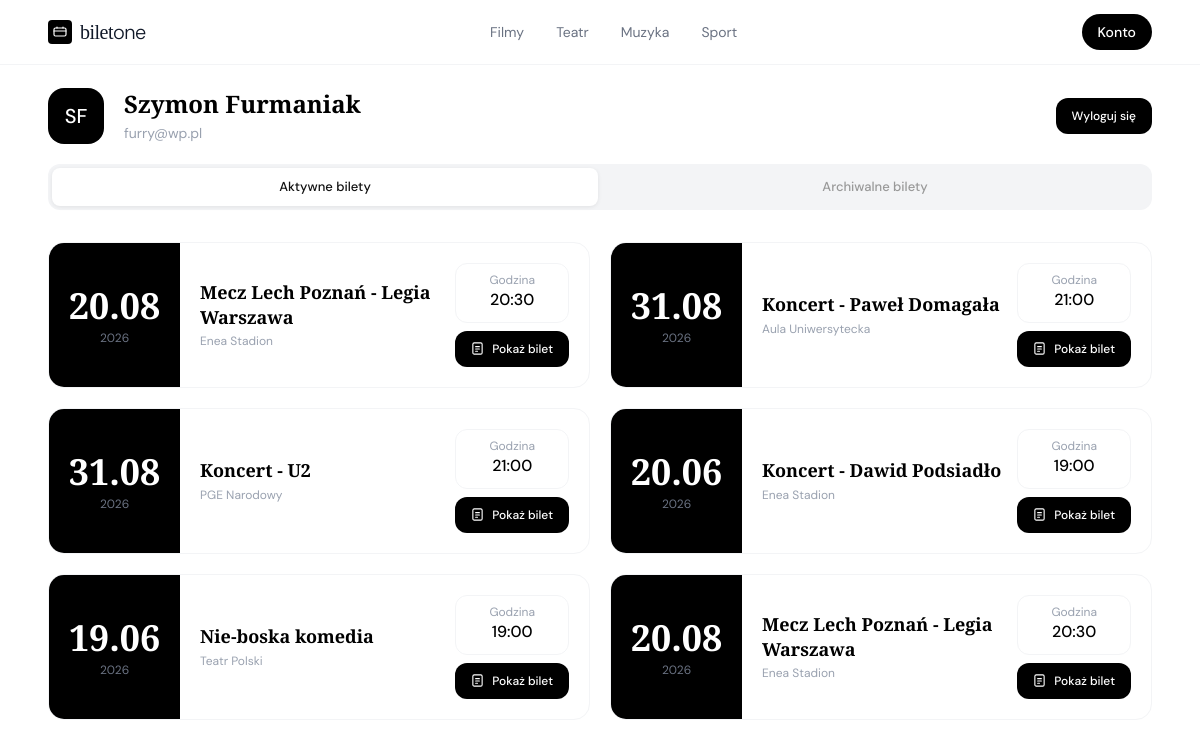
/account (signed in), run on the app's committed database.
### tables this page shows
CREATE TABLE "users" (
	"user_ID"	INTEGER NOT NULL,
	"user_name"	varchar(50) NOT NULL,
	"user_lastname"	varchar(50) NOT NULL,
	"user_email"	varchar(100) NOT NULL,
	"user_hash"	TEXT,
	"user_role"	varchar(10),
	PRIMARY KEY("user_ID" AUTOINCREMENT)
);

CREATE TABLE "tickets" (
	"ticket_ID"	INTEGER NOT NULL,
	"token"	TEXT UNIQUE,
	"user_ID"	INTEGER,
	"event_ID"	INTEGER,
	"status"	TEXT,
	PRIMARY KEY("ticket_ID" AUTOINCREMENT)
);

CREATE TABLE "events" (
	"event_ID"	INTEGER NOT NULL,
	"event_name"	TEXT,
	"event_date"	TEXT,
	"event_year"	INTEGER,
	"event_hour"	TEXT,
	"place_ID"	INTEGER,
	"category_ID"	INTEGER,
	"tickets_price"	NUMERIC,
	"tickets_amount"	INTEGER,
	"tag"	TEXT,
	"img"	TEXT,
	PRIMARY KEY("event_ID" AUTOINCREMENT)
);

CREATE TABLE "places" (
	"place_ID"	INTEGER NOT NULL,
	"place_name"	TEXT NOT NULL,
	"place_city"	TEXT NOT NULL,
	"place_address"	TEXT NOT NULL,
	PRIMARY KEY("place_ID" AUTOINCREMENT)
);

### core/helpers.php (called while the page is built, shortened)
<?php
function e(?string $value): string
{
    return htmlspecialchars((string) $value, ENT_QUOTES, 'UTF-8');
}
function render(string $view, array $data = []): void
{
    extract($data);
    require ROOT . '/app/views/layout/header.php';
    require ROOT . '/app/views/' . $view . '.php';
    require ROOT . '/app/views/layout/footer.php';
}

### app/controllers/AccountController.php (called while the page is built, shortened)
<?php
class AccountController {
    public function index() {
        $db = get_db();
        $user_ID = $_SESSION['user_ID'];
        $user = get_user_info($db, $user_ID);
        $tickets = get_active_tickets($db, $user_ID);
        render('account', [
            'title'  => 'biletone | Konto',
            'user' => $user,
            'tickets' => $tickets
        ]);
    }
}

### public/index.php (called while the page is built, shortened)
<?php
require ROOT . '/core/Router.php';
require ROOT . '/core/helpers.php';
require ROOT . '/core/db.php';
require ROOT . '/app/models/Account.php';
$router = new Router();
$router->get('/', 'HomeController@index');
$router->get('/events', 'EventsController@index');
$router->get('/events/{id}', 'EventsController@category');
$router->get('/events/buy/{id}', 'EventsController@buy');
$router->post('/events/buy', 'EventsController@buyticket');
$router->get('/register', 'RegisterController@index');
$router->post('/register', 'RegisterController@register');
$router->get('/login', 'LoginController@index');
$router->post('/login', 'LoginController@login');
$router->get('/account', 'AccountController@index');
$router->get('/account/inactivetickets', 'AccountController@inactivetickets');
$router->get('/account/ticket/{id}', 'AccountController@ticket');
$router->get('/logout', 'LogoutController@index');
$router->get('/admin', 'AdminController@index');
$router->get('/admin/addevent', 'AdminController@addevent');
$router->post('/admin/addevent', 'AdminController@form');
$router->get('/admin/scanner', 'ScannerController@index');
$router->post('/admin/scanner/check', 'ScannerController@check');
$router->dispatch($_SERVER['REQUEST_URI']);

### app/models/Account.php (called while the page is built, shortened)
<?php
function get_user_info(PDO $db, $user_ID) {
    $stmt = $db->prepare('SELECT * FROM users WHERE user_ID = :id');
    $stmt->execute(['id' => $user_ID]);
    return $stmt->fetch(PDO::FETCH_ASSOC);
}
function get_active_tickets(PDO $db, $user_ID) {
    $stmt = $db -> prepare("SELECT * FROM tickets t JOIN events e ON t.event_ID = e.event_ID JOIN categories c ON e.category_ID = c.category_ID JOIN places p ON e.place_ID = p.place_ID WHERE t.user_ID = :id AND t.status = 'active'");
    $stmt -> execute(['id' => $user_ID]);
    return $stmt->fetchAll(PDO::FETCH_ASSOC);
}

### app/views/account.php (the view, shortened to what this page needs)
<main class='min-h-screen pt-16'>
  <div class='max-w-6xl mx-auto p-6'>
  <div class="mb-5 flex items-center gap-5 flex-wrap">
    <div class="w-14 h-14 rounded-2xl bg-black flex items-center justify-center text-white text-xl font-medium shrink-0"><?= e($user['user_name'][0] . $user['user_lastname'][0]) ?></div>
    <div class="flex-1 min-w-0">
      <h1 class="font-display text-2xl font-semibold text-black leading-tight"><?= e($user['user_name'] .' '. $user['user_lastname']) ?></h1>
      <div class="flex items-center gap-3 mt-1 flex-wrap">
        <span class="text-sm text-gray-400"><?= e($user['user_email']) ?></span>
      </div>
    </div>
    <div class="flex items-center gap-6 shrink-0">
      <div>
        <a href="/logout"><button class="bg-black text-white text-xs px-4 py-2.5 rounded-xl font-medium hover:bg-gray-800 transition-colors flex items-center justify-center gap-2 w-full cursor-pointer">
            Wyloguj się
        </button></a>
      </div>
    </div>
  </div>
      <div class='grid grid-cols-2 gap-1 bg-gray-100 rounded-xl p-1 mb-8'>
        <button class='toggle-tab active' id='tab-login'>Aktywne bilety</button>
        <a href="/account/inactivetickets"><button class='toggle-tab flex items-center justify-center' id='tab-register'>Archiwalne bilety</button></a>
      </div>
  <div class='grid grid-cols-1 lg:grid-cols-2 gap-5'>
    <?php foreach ($tickets as $ticket): ?>
      <div class="bg-white border border-gray-100 rounded-2xl overflow-hidden hover:shadow-md transition-shadow">
      <div class="flex items-stretch">
        <div class="bg-black text-white flex flex-col items-center justify-center px-3 sm:px-5 shrink-0 min-h-full py-5">
          <div class="font-display text-xl md:text-4xl font-semibold leading-tight"><?= e($ticket['event_date']) ?></div>
          <div class="text-xs text-gray-500 mt-0.5"><?= e($ticket['event_year']) ?></div>
        </div>
        <div class="flex-1 p-2 sm:p-5 flex flex-row items-center gap-2 sm:gap-4">
          <div class="flex-1 min-w-0">
            <div class="font-display md:text-lg font-semibold text-black leading-snug mb-1"><?= e($ticket['event_name']) ?></div>
            <div class="flex items-center gap-1.5 text-xs text-gray-400"><?= e($ticket['place_name']) ?></div>
          </div>
          <div class="flex items-center gap-1 sm:gap-2 shrink-0 flex-wrap flex-col">
            <div class="text-center border border-gray-100 rounded-xl px-2 md:px-4 py-2.5 w-full">
              <div class="text-xs text-gray-400 leading-none mb-0.5">Godzina</div>
              <div class="text-md font-medium text-black"><?= e($ticket['event_hour']) ?></div>
            </div>
            <a href='/account/ticket/<?= e($ticket['ticket_ID']) ?>'><button class="bg-black text-white text-xs px-2 md:px-4 py-2.5 rounded-xl font-medium hover:bg-gray-800 transition-colors flex items-center justify-center gap-2 w-full cursor-pointer">
              <svg width="13" height="13" viewBox="0 0 14 14" fill="none"><rect x="2" y="1" width="10" height="12" rx="1.5" stroke="white" stroke-width="1.2"/><path d="M5 5h4M5 7.5h4M5 10h2" stroke="white" stroke-width="1.2" stroke-linecap="round"/></svg>
              Pokaż bilet
            </button></a>
          </div>
        </div>
      </div>
    </div>
    <?php endforeach; ?>
    </div>
    </div>
</main>

### core/Router.php (shortened to what this page needs)
<?php
class Router {
    private $routes = [];
    public function get($path, $action) {
        $this->routes['GET'][$path] = $action;
    }
    public function post($path, $action) {
        $this->routes['POST'][$path] = $action;
    }
    public function dispatch($url) {
        $method = $_SERVER['REQUEST_METHOD'];
        $url = parse_url($url, PHP_URL_PATH);
        foreach ($this->routes[$method] ?? [] as $route => $action) {
            $pattern = preg_replace('#\{id\}#', '([0-9]+)', $route);
            if (preg_match("#^$pattern$#", $url, $matches)) {
                array_shift($matches);
                [$controllerName, $methodName] = explode('@', $action);
                $controller = new $controllerName();
                call_user_func_array([$controller, $methodName], $matches);
                return;
            }
        }
    }
}

### app/views/layout/header.php (shortened to what this page needs)
<!DOCTYPE html>
<html lang='pl'>
<head>
	<script src="https://cdn.jsdelivr.net/npm/@tailwindcss/browser@4"></script>
  <link rel='stylesheet' href='/css/style.css'>
  </head>
  <body class='bg-white text-gray-900'>
<nav class='fixed top-0 left-0 right-0 z-50 bg-white border-b border-gray-100'>
  <div class='max-w-6xl mx-auto px-6 h-16 flex items-center justify-between'>
    <div class='flex items-center gap-2'>
      <div class='w-6 h-6 bg-black rounded-sm flex items-center justify-center'>
        <svg width='14' height='14' viewBox='0 0 14 14' fill='none'>
          <rect x='1' y='3' width='12' height='8' rx='1.5' stroke='white' stroke-width='1.2'/>
          <path d='M4 3V2M10 3V2M1 6h12' stroke='white' stroke-width='1.2' stroke-linecap='round'/>
        </svg>
      </div>
      <a href='/'><span class='font-display font-600 text-xl tracking-tight'>bilet<span class='font-light'>one</span></span></a>
    </div>
    <div class='hidden md:flex items-center gap-8 text-sm text-gray-500'>
      <a href='/events/1' class='nav-link'>Filmy</a>
      <a href='/events/2' class='nav-link'>Teatr</a>
      <a href='/events/3' class='nav-link'>Muzyka</a>
      <a href='/events/4' class='nav-link'>Sport</a>
    </div>
        <?php if (!empty($_SESSION['logged'])): ?>
            <?php
                $db = get_db();
                $user = get_user_info($db, $_SESSION['user_ID']);
                $account_link = ($user && $user['user_role'] === 'admin') ? '/admin' : '/account';
                $text = ($user && $user['user_role'] === 'admin') ? 'Admin' : 'Konto';
            ?>
            <a href=<?= $account_link ?> class='btn-main bg-black text-white text-sm px-4 py-2 rounded-full font-medium'><?= $text ?></a>
        <?php else: ?>
            <a href='/login' class='btn-main bg-black text-white text-sm px-4 py-2 rounded-full font-medium'>Zaloguj</a>
        <?php endif; ?>
  </div>
</nav>

### public/css/style.css (style rules this page uses)
* { font-family: 'DM Sans', sans-serif; box-sizing: border-box; }
.font-display { font-family: 'Playfair Display', serif; }
.btn-main { transition: background 0.18s, color 0.18s, transform 0.12s; }
.nav-link { position: relative; }
.nav-link::after { content: ''; position: absolute; bottom: -2px; left: 0; width: 0; height: 1px; background: #111; transition: width 0.2s ease; }
.toggle-tab { flex: 1; width: 100%; display: flex; justify-content: center; align-items: center; padding: 9px; font-size: 13px; font-weight: 500; border-radius: 8px; cursor: pointer; border: none; background: transparent; color: #999; font-family: 'DM Sans', sans-serif; transition: background 0.18s, color 0.18s; }
.toggle-tab.active { background: #fff; color: #111; box-shadow: 0 1px 4px rgba(0,0,0,0.08); }

### data on the page
users: user_role "Konto", user_name+user_lastname "SF", user_name+user_lastname "Szymon Furmaniak", user_email "furry@wp.pl"
tickets: event_ID.event_date "20.08", event_ID.event_year "2026", event_ID.event_name "Mecz Lech Poznań - Legia Warszawa", places.place_name "Enea Stadion", event_ID.event_hour "20:30"
tickets: event_ID.event_date "31.08", event_ID.event_year "2026", event_ID.event_name "Koncert - Paweł Domagała", places.place_name "Aula Uniwersytecka", event_ID.event_hour "21:00"
tickets: event_ID.event_date "31.08", event_ID.event_year "2026", event_ID.event_name "Koncert - U2", places.place_name "PGE Narodowy", event_ID.event_hour "21:00"
tickets: event_ID.event_date "20.06", event_ID.event_year "2026", event_ID.event_name "Koncert - Dawid Podsiadło", places.place_name "Enea Stadion", event_ID.event_hour "19:00"
tickets: event_ID.event_date "19.06", event_ID.event_year "2026", event_ID.event_name "Nie-boska komedia", places.place_name "Teatr Polski", event_ID.event_hour "19:00"
tickets: event_ID.event_date "20.08", event_ID.event_year "2026", event_ID.event_name "Mecz Lech Poznań - Legia Warszawa", places.place_name "Enea Stadion", event_ID.event_hour "20:30"
